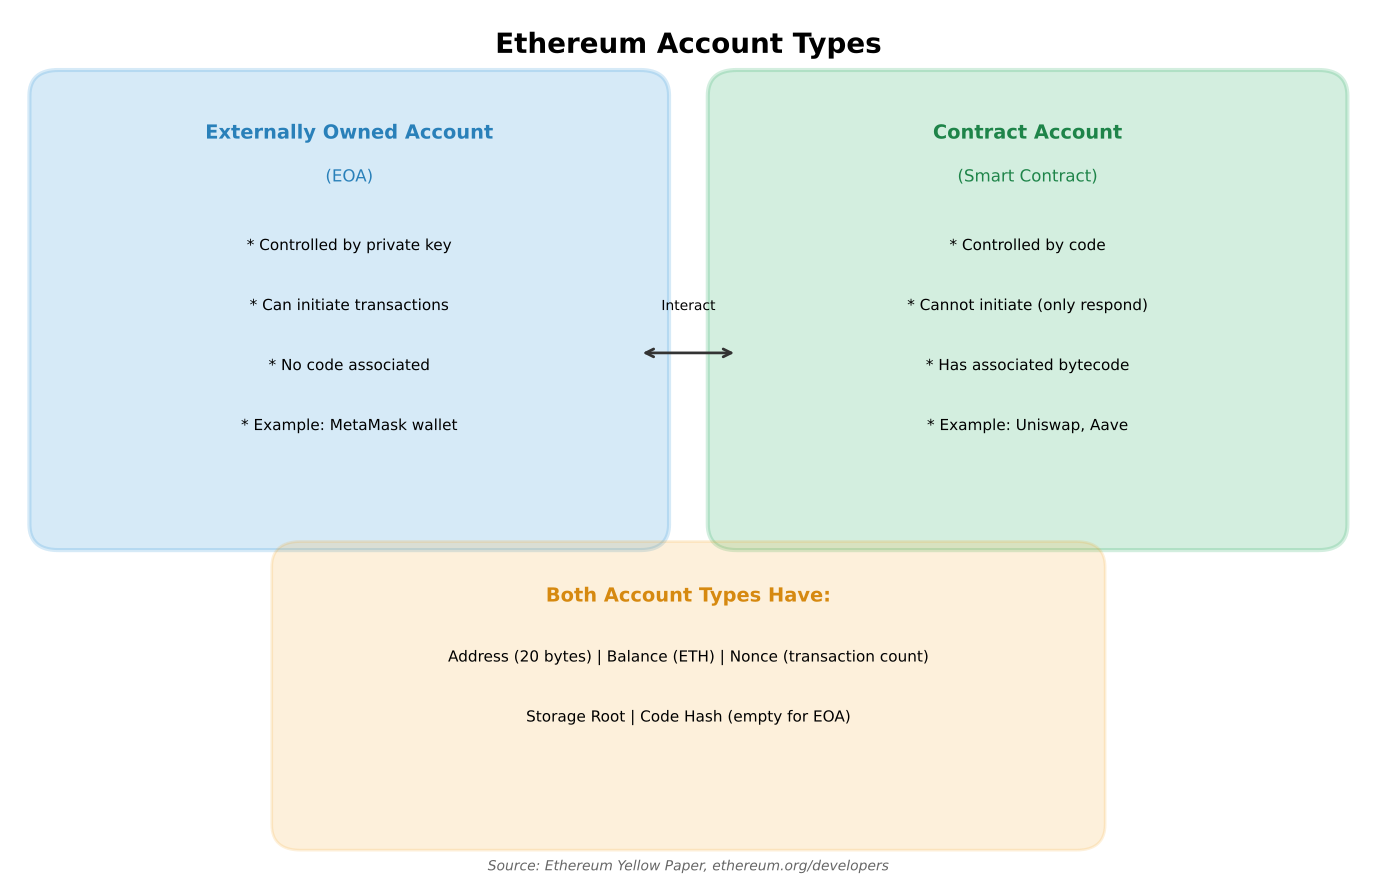

Python code for this plot:
"""
Ethereum Account Types
Shows EOA vs Contract accounts

Output: account_types.pdf
Module: module_02_blockchain
Lesson: 19 - Ethereum Smart Contracts
"""

from pathlib import Path
import matplotlib.pyplot as plt
import matplotlib.patches as mpatches

CHART_METADATA = {
    'title': 'Ethereum Account Types',
    'module': 'module_02_blockchain',
    'lesson': 19,
    'url': 'https://github.com/Digital-AI-Finance/digital-finance/tree/main/module_02_blockchain/figures/account_types'
}

plt.rcParams.update({'font.size': 14, 'axes.labelsize': 14})

def create_chart():
    fig, ax = plt.subplots(figsize=(14, 9))
    ax.set_xlim(0, 14)
    ax.set_ylim(0, 10)
    ax.axis('off')

    ax.text(7, 9.5, 'Ethereum Account Types', fontsize=20, fontweight='bold', ha='center')

    # EOA
    eoa_box = mpatches.FancyBboxPatch((0.5, 4), 6, 5, boxstyle='round', facecolor='#3498DB', alpha=0.2, edgecolor='#3498DB', lw=3)
    ax.add_patch(eoa_box)
    ax.text(3.5, 8.5, 'Externally Owned Account', ha='center', fontsize=14, fontweight='bold', color='#2980B9')
    ax.text(3.5, 8, '(EOA)', ha='center', fontsize=12, color='#2980B9')

    eoa_props = [
        'Controlled by private key',
        'Can initiate transactions',
        'No code associated',
        'Example: MetaMask wallet',
    ]
    for i, prop in enumerate(eoa_props):
        ax.text(3.5, 7.2 - i*0.7, f'* {prop}', ha='center', fontsize=11)

    # Contract Account
    ca_box = mpatches.FancyBboxPatch((7.5, 4), 6, 5, boxstyle='round', facecolor='#27AE60', alpha=0.2, edgecolor='#27AE60', lw=3)
    ax.add_patch(ca_box)
    ax.text(10.5, 8.5, 'Contract Account', ha='center', fontsize=14, fontweight='bold', color='#1E8449')
    ax.text(10.5, 8, '(Smart Contract)', ha='center', fontsize=12, color='#1E8449')

    ca_props = [
        'Controlled by code',
        'Cannot initiate (only respond)',
        'Has associated bytecode',
        'Example: Uniswap, Aave',
    ]
    for i, prop in enumerate(ca_props):
        ax.text(10.5, 7.2 - i*0.7, f'* {prop}', ha='center', fontsize=11)

    # Both have
    both_box = mpatches.FancyBboxPatch((3, 0.5), 8, 3, boxstyle='round', facecolor='#F39C12', alpha=0.15, edgecolor='#F39C12', lw=2)
    ax.add_patch(both_box)
    ax.text(7, 3.1, 'Both Account Types Have:', ha='center', fontsize=14, fontweight='bold', color='#D68910')
    ax.text(7, 2.4, 'Address (20 bytes) | Balance (ETH) | Nonce (transaction count)', ha='center', fontsize=11)
    ax.text(7, 1.7, 'Storage Root | Code Hash (empty for EOA)', ha='center', fontsize=11)

    # Interaction arrow
    ax.annotate('', xy=(7.5, 6), xytext=(6.5, 6), arrowprops=dict(arrowstyle='<->', lw=2, color='#333'))
    ax.text(7, 6.5, 'Interact', fontsize=10, ha='center')

    fig.text(0.5, 0.02, 'Source: Ethereum Yellow Paper, ethereum.org/developers', fontsize=10, ha='center', style='italic', color='#666666')
    plt.tight_layout()

    output_path = Path(__file__).parent / 'account_types.pdf'
    plt.savefig(output_path, format='pdf', dpi=300, bbox_inches='tight')
    plt.close()
    print(f"Chart saved to: {output_path}")
    return output_path

if __name__ == '__main__':
    create_chart()
